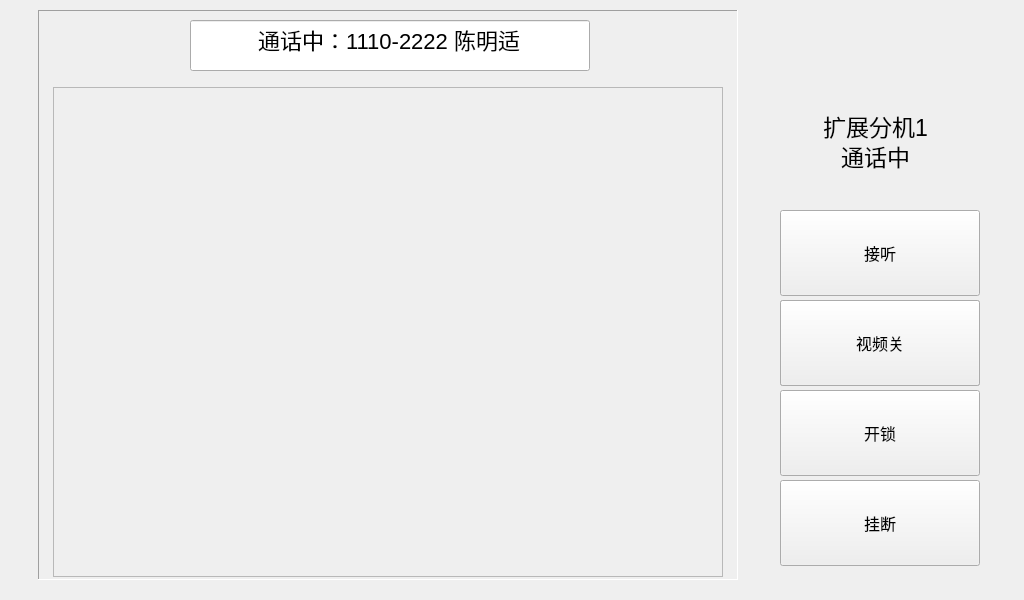
<?xml version="1.0" encoding="UTF-8"?>
<ui version="4.0">
 <class>IstDialog</class>
 <widget class="QDialog" name="IstDialog">
  <property name="geometry">
   <rect>
    <x>0</x>
    <y>0</y>
    <width>1024</width>
    <height>600</height>
   </rect>
  </property>
  <property name="windowTitle">
   <string>Dialog</string>
  </property>
  <widget class="CommonPushButton" name="pushButtonIstVideoOpen">
   <property name="geometry">
    <rect>
     <x>780</x>
     <y>300</y>
     <width>200</width>
     <height>86</height>
    </rect>
   </property>
   <property name="font">
    <font>
     <family>AlArabiya</family>
     <pointsize>12</pointsize>
    </font>
   </property>
   <property name="focusPolicy">
    <enum>Qt::NoFocus</enum>
   </property>
   <property name="text">
    <string>视频开</string>
   </property>
  </widget>
  <widget class="CommonPushButton" name="pushButtonIstVideoClose">
   <property name="geometry">
    <rect>
     <x>780</x>
     <y>300</y>
     <width>200</width>
     <height>86</height>
    </rect>
   </property>
   <property name="font">
    <font>
     <family>AlArabiya</family>
     <pointsize>12</pointsize>
    </font>
   </property>
   <property name="focusPolicy">
    <enum>Qt::NoFocus</enum>
   </property>
   <property name="text">
    <string>视频关</string>
   </property>
  </widget>
  <widget class="CommonPushButton" name="pushButtonIstHangUp">
   <property name="geometry">
    <rect>
     <x>780</x>
     <y>480</y>
     <width>200</width>
     <height>86</height>
    </rect>
   </property>
   <property name="font">
    <font>
     <family>AlArabiya</family>
     <pointsize>12</pointsize>
    </font>
   </property>
   <property name="focusPolicy">
    <enum>Qt::NoFocus</enum>
   </property>
   <property name="text">
    <string>挂断</string>
   </property>
  </widget>
  <widget class="CommonPushButton" name="pushButtonIstOpen">
   <property name="geometry">
    <rect>
     <x>780</x>
     <y>390</y>
     <width>200</width>
     <height>86</height>
    </rect>
   </property>
   <property name="font">
    <font>
     <family>AlArabiya</family>
     <pointsize>12</pointsize>
    </font>
   </property>
   <property name="focusPolicy">
    <enum>Qt::NoFocus</enum>
   </property>
   <property name="text">
    <string>开锁</string>
   </property>
  </widget>
  <widget class="CommonPushButton" name="pushButtonIstAnswer">
   <property name="geometry">
    <rect>
     <x>780</x>
     <y>210</y>
     <width>200</width>
     <height>86</height>
    </rect>
   </property>
   <property name="font">
    <font>
     <family>AlArabiya</family>
     <pointsize>12</pointsize>
    </font>
   </property>
   <property name="focusPolicy">
    <enum>Qt::NoFocus</enum>
   </property>
   <property name="text">
    <string>接听</string>
   </property>
  </widget>
  <widget class="QFrame" name="framePanel">
   <property name="geometry">
    <rect>
     <x>38</x>
     <y>10</y>
     <width>700</width>
     <height>570</height>
    </rect>
   </property>
   <property name="frameShape">
    <enum>QFrame::Panel</enum>
   </property>
   <property name="frameShadow">
    <enum>QFrame::Sunken</enum>
   </property>
  </widget>
  <widget class="QFrame" name="frameVideoShow">
   <property name="geometry">
    <rect>
     <x>53</x>
     <y>87</y>
     <width>670</width>
     <height>490</height>
    </rect>
   </property>
   <property name="styleSheet">
    <string notr="true"/>
   </property>
   <property name="frameShape">
    <enum>QFrame::StyledPanel</enum>
   </property>
   <property name="frameShadow">
    <enum>QFrame::Raised</enum>
   </property>
  </widget>
  <widget class="MyLabel" name="labelExtension1">
   <property name="geometry">
    <rect>
     <x>800</x>
     <y>110</y>
     <width>151</width>
     <height>31</height>
    </rect>
   </property>
   <property name="styleSheet">
    <string notr="true">font: 23px;
</string>
   </property>
   <property name="frameShape">
    <enum>QFrame::NoFrame</enum>
   </property>
   <property name="frameShadow">
    <enum>QFrame::Plain</enum>
   </property>
   <property name="text">
    <string>扩展分机1</string>
   </property>
   <property name="alignment">
    <set>Qt::AlignCenter</set>
   </property>
  </widget>
  <widget class="MyLabel" name="labelExtension2">
   <property name="geometry">
    <rect>
     <x>800</x>
     <y>140</y>
     <width>151</width>
     <height>31</height>
    </rect>
   </property>
   <property name="styleSheet">
    <string notr="true">font: 23px;
</string>
   </property>
   <property name="frameShape">
    <enum>QFrame::NoFrame</enum>
   </property>
   <property name="frameShadow">
    <enum>QFrame::Plain</enum>
   </property>
   <property name="text">
    <string>通话中</string>
   </property>
   <property name="alignment">
    <set>Qt::AlignCenter</set>
   </property>
  </widget>
  <widget class="ScrollLineEdit" name="lineEditInfo">
   <property name="geometry">
    <rect>
     <x>190</x>
     <y>20</y>
     <width>400</width>
     <height>51</height>
    </rect>
   </property>
   <property name="font">
    <font>
     <pointsize>-1</pointsize>
     <weight>50</weight>
     <italic>false</italic>
     <bold>false</bold>
    </font>
   </property>
   <property name="cursor">
    <cursorShape>IBeamCursor</cursorShape>
   </property>
   <property name="focusPolicy">
    <enum>Qt::NoFocus</enum>
   </property>
   <property name="styleSheet">
    <string notr="true">font: 22px;</string>
   </property>
   <property name="text">
    <string>通话中：1110-2222 陈明适</string>
   </property>
   <property name="frame">
    <bool>true</bool>
   </property>
   <property name="echoMode">
    <enum>QLineEdit::Normal</enum>
   </property>
   <property name="alignment">
    <set>Qt::AlignCenter</set>
   </property>
   <property name="readOnly">
    <bool>true</bool>
   </property>
  </widget>
 </widget>
 <customwidgets>
  <customwidget>
   <class>CommonPushButton</class>
   <extends>QPushButton</extends>
   <header>commonpushbutton.h</header>
  </customwidget>
  <customwidget>
   <class>ScrollLineEdit</class>
   <extends>QLineEdit</extends>
   <header>scrolllineedit.h</header>
  </customwidget>
  <customwidget>
   <class>MyLabel</class>
   <extends>QLabel</extends>
   <header>mylabel.h</header>
  </customwidget>
 </customwidgets>
 <tabstops>
  <tabstop>pushButtonIstAnswer</tabstop>
  <tabstop>pushButtonIstVideoClose</tabstop>
  <tabstop>pushButtonIstVideoOpen</tabstop>
  <tabstop>pushButtonIstOpen</tabstop>
  <tabstop>pushButtonIstHangUp</tabstop>
 </tabstops>
 <resources/>
 <connections/>
</ui>
